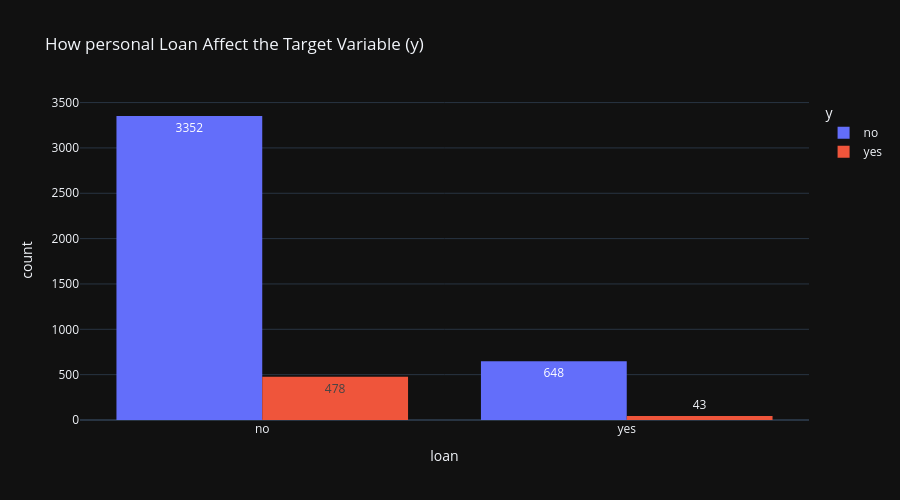

The code cell stored with this chart in its notebook:
### Code cell
# Get exact percentages with a cross-tabulation table "loan"
print(pd.crosstab(df['loan'], df['y'], normalize='index') .mul(100).round(0).astype(int).reset_index()) 

# Create a grouped bar chart
fig = px.histogram(df, x='loan', color='y', barmode='group', text_auto=True,template = "plotly_dark", height=500,
                   title='How personal Loan Affect the Target Variable (y)')
fig.show()

### Figure 1 — Plotly figure (JSON) as saved in the notebook; plotly's stock layout.template omitted (floating-point values rounded to 4 significant figures; data arrays with more than 128 entries replaced by an {"elided": "..."} marker saying what was removed)
{"data": [{"alignmentgroup": "True", "bingroup": "x", "hovertemplate": "y=no<br>loan=%{x}<br>count=%{y}<extra></extra>", "legendgroup": "no", "marker": {"color": "#636efa", "pattern": {"shape": ""}}, "name": "no", "offsetgroup": "no", "orientation": "v", "showlegend": true, "texttemplate": "%{value}", "type": "histogram", "x": {"elided": "4000 str values"}, "xaxis": "x", "yaxis": "y"}, {"alignmentgroup": "True", "bingroup": "x", "hovertemplate": "y=yes<br>loan=%{x}<br>count=%{y}<extra></extra>", "legendgroup": "yes", "marker": {"color": "#EF553B", "pattern": {"shape": ""}}, "name": "yes", "offsetgroup": "yes", "orientation": "v", "showlegend": true, "texttemplate": "%{value}", "type": "histogram", "x": {"elided": "521 str values"}, "xaxis": "x", "yaxis": "y"}], "layout": {"barmode": "group", "height": 500, "legend": {"title": {"text": "y"}, "tracegroupgap": 0}, "title": {"text": "How personal Loan Affect the Target Variable (y)"}, "xaxis": {"anchor": "y", "domain": [0, 1], "title": {"text": "loan"}}, "yaxis": {"anchor": "x", "domain": [0, 1], "title": {"text": "count"}}}}
